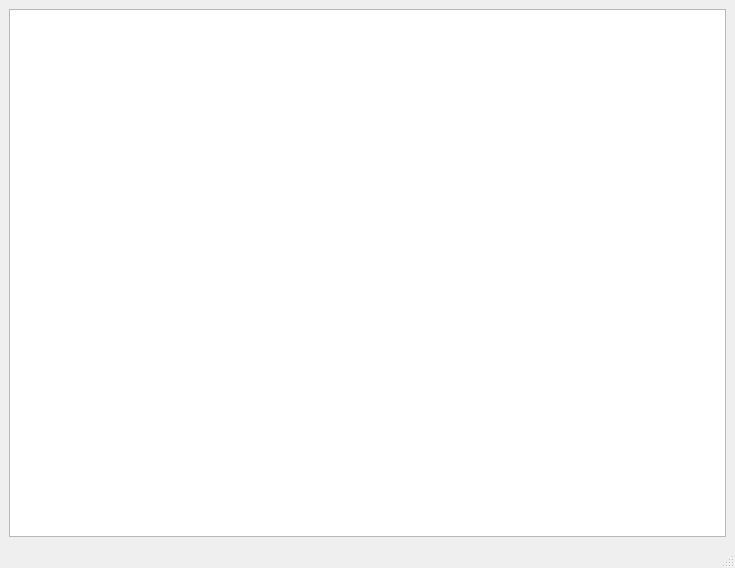
<?xml version="1.0" encoding="UTF-8"?>
<ui version="4.0">
 <class>MainWindow</class>
 <widget class="QMainWindow" name="MainWindow">
  <property name="geometry">
   <rect>
    <x>0</x>
    <y>0</y>
    <width>735</width>
    <height>568</height>
   </rect>
  </property>
  <property name="windowTitle">
   <string>MainWindow</string>
  </property>
  <widget class="QWidget" name="centralwidget">
   <layout class="QVBoxLayout" name="verticalLayout">
    <item>
     <widget class="QTableWidget" name="tableWidget"/>
    </item>
   </layout>
  </widget>
  <widget class="QMenuBar" name="menubar">
   <property name="geometry">
    <rect>
     <x>0</x>
     <y>0</y>
     <width>735</width>
     <height>21</height>
    </rect>
   </property>
  </widget>
  <widget class="QStatusBar" name="statusbar"/>
 </widget>
 <resources/>
 <connections/>
</ui>
